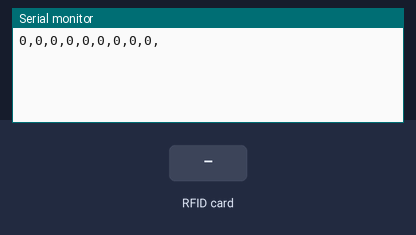
The sketch below on a simulated Arduino Mega 2560, built with avr-gcc and run on an emulated ATmega2560. Shown: the last lines printed to the serial monitor. Inputs (shaded band) come from the test bench.

Above: at 1.6 s.
1.7 s: RFID card 5E 7A 19 C4 held to the reader
At 2.3 s:
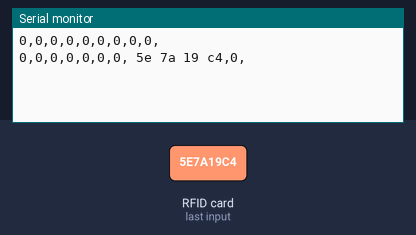
3.2 s: RFID card 5E 7A 19 C4 held to the reader
At 4.3 s:
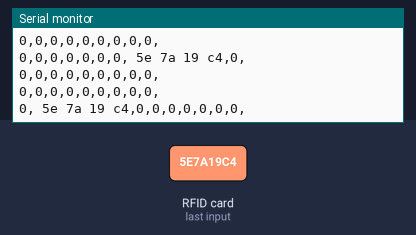

The sketch:

rfid_chess.ino
```cpp
#include <SPI.h>
#include <MFRC522.h>
#define RST_PIN 49
#define SS_PIN_1 29
#define SS_PIN_2 37
#define SS_PIN_3 33
#define SS_PIN_4 35
#define SS_PIN_5 43
#define SS_PIN_6 31
#define SS_PIN_7 41
#define SS_PIN_8 53
#define SS_PIN_9 39

byte ssPins[] = {SS_PIN_1, SS_PIN_2, SS_PIN_3, SS_PIN_4, SS_PIN_5, SS_PIN_6, SS_PIN_7, SS_PIN_8, SS_PIN_9};

byte readedCard[9][4];
MFRC522 mfrc522[9];

void setup() {
  // put your setup code here, to run once:
  //Serial.begin(9600);
  Serial.begin(115200);
  SPI.begin();
  for (uint8_t reader = 0; reader < 9; reader++) {
    mfrc522[reader].PCD_Init(ssPins[reader], RST_PIN);
  }
  pinMode(RST_PIN, OUTPUT);
  digitalWrite(RST_PIN, LOW);
}

void loop() {
  // put your main code here, to run repeatedly:
  String output_arr = "";
  for (uint8_t reader = 0; reader < 9; reader++){
    if(getRFID(reader)) {
      output_arr.concat(printUID(readedCard[reader]));
    } else {
      output_arr.concat("0");
    }
    if (reader < 9) {
      output_arr.concat(",");
    }
  }
  Serial.println(output_arr);
}

String printUID(byte *buffer){
  String id = "";
  for (byte i = 0; i < 4; i++) {
    id.concat(buffer[i] < 0x10 ? " 0" : " ");
    id.concat(String(buffer[i], HEX));
  }
  return id;
}

bool getRFID(byte readern)
{
  bool isPICCpresent = false;
  digitalWrite(RST_PIN, HIGH);   // Get RC522 reader out of hard low power mode
  mfrc522[readern].PCD_Init();   // Init the reader

  if (mfrc522[readern].PICC_IsNewCardPresent() && mfrc522[readern].PICC_ReadCardSerial())
    {
     memcpy(readedCard[readern], mfrc522[readern].uid.uidByte, 4);
     isPICCpresent = true;
    }
  mfrc522[readern].PICC_HaltA();
  mfrc522[readern].PCD_StopCrypto1();
  digitalWrite(RST_PIN, LOW);    // return to hard low power mode
  return isPICCpresent;          // returns TRUE if PICC is detected, false if not
}
```

Measured:
- after the input at 1.7 s, the serial monitor: prints a new line after 0.09 s (image 1)
- after the input at 3.2 s, the serial monitor: prints a new line after 0.60 s (image 2)
